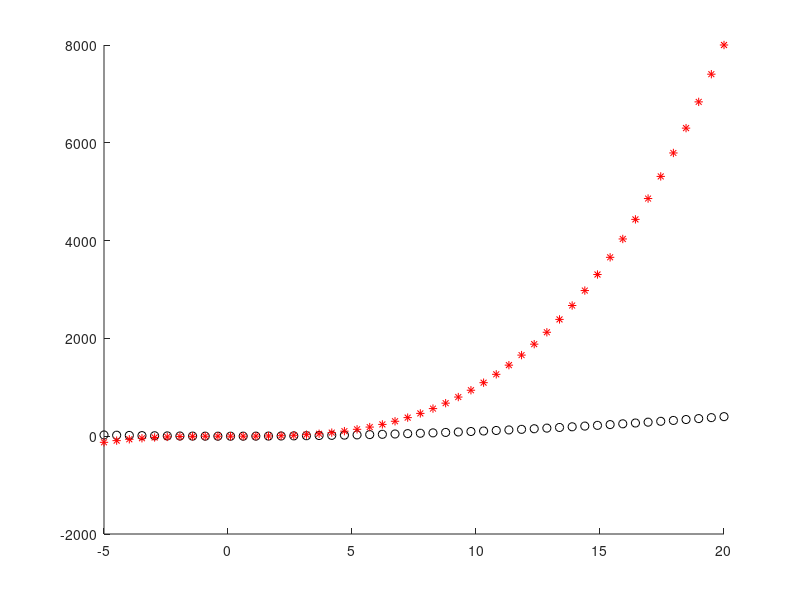

The MATLAB script that drew this image:
% Script showing plotting multiple data sets on same graph.
% Author: Chris B. Kirov
% Date: 13.09.2017  
clc
clear 
close all

iBeg = -5;
N = 50;
iEnd = 20;

x = linspace(iBeg, iEnd, N);


hold on                                                                    % subsequent plot commands  are displayed on a single graph.

plot(x, x.^2, 'ko');                                                  % display f(x) as black line with circles makrs.
plot(x, x.^3, 'r*');                                                  % display f(x) as red line with asrterisks makrs.

hold off                                                                  % (default) clear the graph and reset axis properties before each new plot command. 
